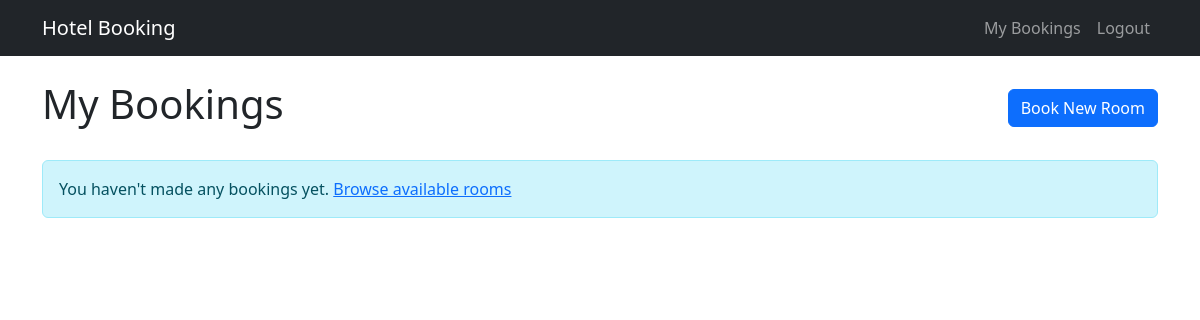
The page /history/ (signed in) on the database as committed earlier.
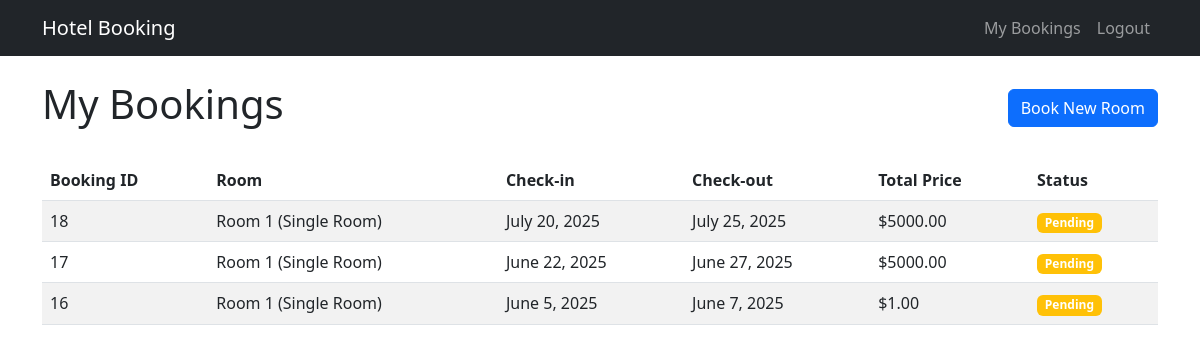
The same page on the database as committed later.
### bookings/models.py (models this page shows, shortened)
class Booking(models.Model):
    STATUS_CHOICES = [
        ('PENDING', 'Pending'),
        ('CONFIRMED', 'Confirmed'),
        ('CANCELLED', 'Cancelled'),
    ]
    user = models.ForeignKey(User, on_delete=models.CASCADE)
    room = models.ForeignKey(Room, on_delete=models.CASCADE)
    check_in_date = models.DateField()
    check_out_date = models.DateField()
    status = models.CharField(max_length=10, choices=STATUS_CHOICES, default='PENDING')
    total_price = models.DecimalField(max_digits=10, decimal_places=2)
    created_at = models.DateTimeField(auto_now_add=True)
    updated_at = models.DateTimeField(auto_now=True)
    objects = BookingManager()
    class Meta:
        ordering = ['-created_at']

class Room(models.Model):
    ROOM_TYPES = [
        ('SINGLE', 'Single Room'),
        ('DOUBLE', 'Double Room'),
        ('SUITE', 'Suite'),
    ]
    number = models.CharField(max_length=10, unique=True)
    room_type = models.CharField(max_length=10, choices=ROOM_TYPES)
    price_per_night = models.DecimalField(max_digits=10, decimal_places=2)
    capacity = models.IntegerField()
    description = models.TextField()
    is_available = models.BooleanField(default=True)

### bookings/views.py (the view)
# urls.py: path('history/', views.booking_history, name='booking_history'),
@login_required
def booking_history(request):
    key = f'booking_for_user_{request.user.pk}'
    bookings = cache.get(key)
    if not bookings:
        bookings = Booking.objects.bookings_for_user(user=request.user)
        cache.set(key, bookings, timeout=15 * 60)
    total_bookings = Booking.objects.count()
    long_time_execute()
    return render(
        request,
        'bookings/booking_history.html',
        {
            'bookings': bookings,
            'total_bookings':total_bookings
        }
    )

### bookings/models.py (called while the page is built)
    def bookings_for_user(self, user):
        import time
        return self.filter(user=user)

### bookings/views.py (called while the page is built)
@lru_cache(maxsize=2)
def long_time_execute():
    return 5

### bookings/templates/bookings/booking_history.html (shortened to what this page needs)
{% extends 'bookings/base.html' %}
{% load cache %}
{% block content %}
<div class="d-flex justify-content-between align-items-center mb-4">
    <h1>My Bookings</h1>
    <a href="{% url 'bookings:room_list' %}" class="btn btn-primary">
         Book New Room
    </a>
</div>
{% if bookings %}
    <div class="table-responsive">
        <table class="table table-striped">
            <thead>
                <tr>
                    <th>Booking ID</th>
                    <th>Room</th>
                    <th>Check-in</th>
                    <th>Check-out</th>
                    <th>Total Price</th>
                    <th>Status</th>
                </tr>
            </thead>
            <tbody>
                {% cache 300 latest_bookings %}
                    {% for booking in bookings %}
                    <tr>
                        <td>{{ booking.id }}</td>
                        <td>Room {{ booking.room.number }} ({{ booking.room.get_room_type_display }})</td>
                        <td>{{ booking.check_in_date }}</td>
                        <td>{{ booking.check_out_date }}</td>
                        <td>${{ booking.total_price }}</td>
                        <td>
                            <span class="badge {% if booking.status == 'CONFIRMED' %}bg-success{% elif booking.status == 'PENDING' %}bg-warning{% else %}bg-danger{% endif %}">
                                {{ booking.get_status_display }}
                            </span>
                        </td>
                    </tr>
                    {% endfor %}
                {% endcache %}
            </tbody>
        </table>
    </div>
{% else %}
    <div class="alert alert-info">
        You haven't made any bookings yet. <a href="{% url 'bookings:room_list' %}">Browse available rooms</a>
    </div>
{% endif %}
{% endblock %}

### bookings/templates/bookings/base.html (shortened to what this page needs)
<!DOCTYPE html>
<html lang="en">
<head>
    <link href="https://cdn.jsdelivr.net/npm/bootstrap@5.3.0/dist/css/bootstrap.min.css" rel="stylesheet">
</head>
<body>
    <nav class="navbar navbar-expand-lg navbar-dark bg-dark">
        <div class="container">
            <a class="navbar-brand" href="{% url 'bookings:room_list' %}">Hotel Booking</a>
            <div class="collapse navbar-collapse" id="navbarNav">
                <ul class="navbar-nav ms-auto">
                    {% if user.is_authenticated %}
                        <li class="nav-item">
                            <a class="nav-link" href="{% url 'bookings:booking_history' %}">My Bookings</a>
                        </li>
                        <li class="nav-item">
                            <a class="nav-link" href="{% url 'logout' %}">Logout</a>
                        </li>
                    {% endif %}
                </ul>
            </div>
        </div>
    </nav>
    <div class="container mt-4">
        {% block content %}
        {% endblock %}
    </div>
</body>
</html>

Rows that differ between the two databases and show on the page:
added Booking: id "18", room.number "1", room.room_type "Single Room", check_in_date "July 20, 2025", check_out_date "July 25, 2025", total_price "5000.00", status "Pending"
added Booking: id "17", room.number "1", room.room_type "Single Room", check_in_date "June 22, 2025", check_out_date "June 27, 2025", total_price "5000.00", status "Pending"
added Booking: id "16", room.number "1", room.room_type "Single Room", check_in_date "June 5, 2025", check_out_date "June 7, 2025", total_price "1.00", status "Pending"
Other text that changed with them:
text no longer shown: "You haven't made any bookings yet. Browse available rooms"
text now shown: "Booking ID Room Check-in Check-out Total Price Status"
